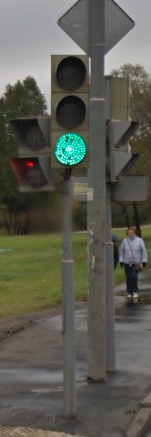
#> input picture Zrenie_3/img/1.png, 151 x 437 px
$ python main.py
#> lines starting #> are read from the running program, lines starting #| are printed output that depends on the picture; after the words box and inside, x2 and y2 are one past the last pixel; in counts of white or black regions, pixels touching at a corner belong together
import cv2
import numpy as np
from PIL import Image

img = Image.open('img/1.png')
#> img is the input picture: PIL image 151x437 RGBA; mean R, G, B, A 91.3, 91.5, 81.5, 255

width, height = img.size
#> width = 151; height = 437
print(width, height)
#| 151 437

############################################

# new_image = img.resize((600, 1000))

# new_image.save('img/1(resize).png')


greenLights = cv2.imread('img/1(resize).png')
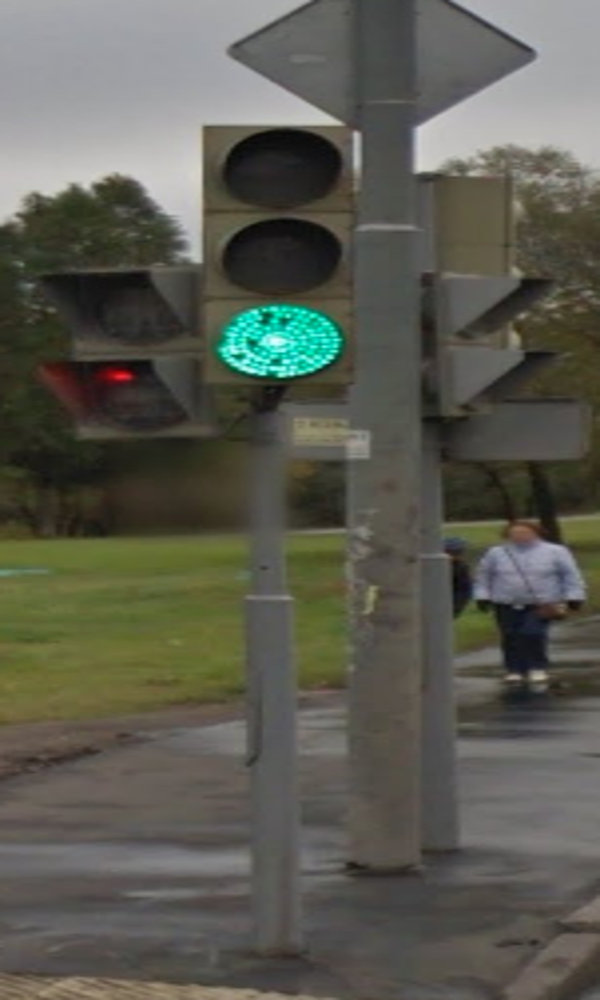
#> input picture Zrenie_3/img/1(resize).png, 600 x 1000 px
#> greenLights is the input picture: shape (1000, 600, 3); mean B, G, R 81.5, 91.5, 91.3

hsv_greenLights = cv2.cvtColor(greenLights, cv2.COLOR_BGR2HSV)
#> hsv_greenLights: shape (1000, 600, 3); mean H, S, V 42.3, 45, 94.7
# [11 lines of commented-out code are left out]


lower_green = np.array([50, 100, 100])
upper_green = np.array([100, 255, 255])


lower_green2 = np.array([160, 100, 100])
upper_green2 = np.array([220, 255, 255])

#######################        МАСКИ        ################################

mask_green1 = cv2.inRange(hsv_greenLights, lower_green, upper_green)
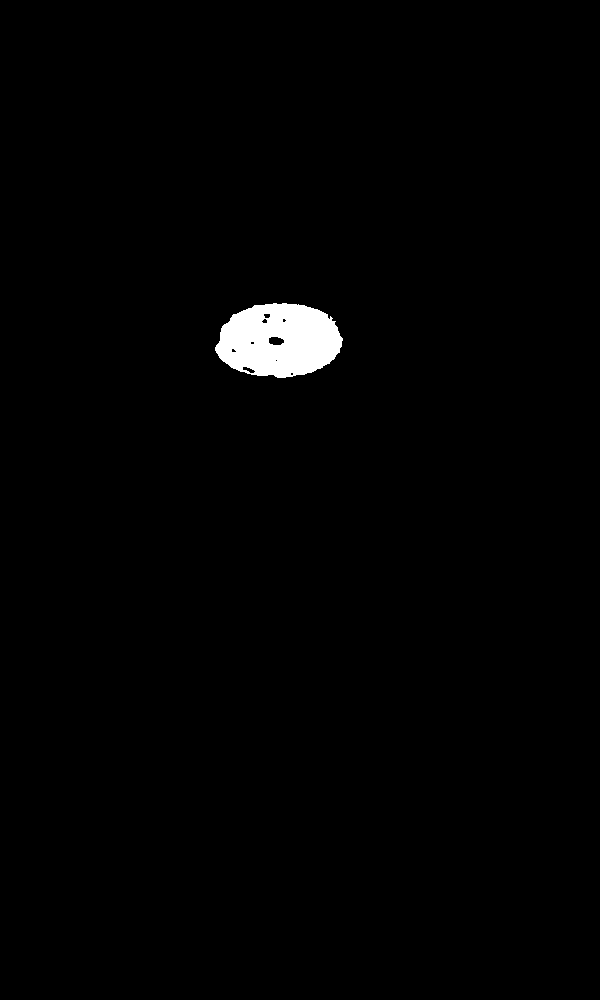
#> mask_green1: shape (1000, 600); 1.2% white; 1 white region
# mask_green2 = cv2.inRange(hsv_greenLights, lower_green2, upper_green2)


filt_green = cv2.bitwise_and(greenLights, greenLights, mask = mask_green1)

#filt_green = cv2.bitwise_or(mask_green1, mask_green2) не работает как надо

contours_green, _ = cv2.findContours(mask_green1, cv2.RETR_TREE, cv2.CHAIN_APPROX_SIMPLE)
#> contours_green = 10 contours, 5 with area under 20; largest, box (x1, y1, x2, y2) and area: (215, 303, 343, 378) 7235, (268, 336, 285, 346) 116, (242, 366, 256, 374) 50, (263, 313, 271, 319) 29, (261, 318, 268, 324) 21

for contur in contours_green:
    x,y,w,h = cv2.boundingRect(contur)
    cv2.rectangle(greenLights, (x, y), (x + w, y + h), (0, 255, 0), 2)
#> this loop made 10 passes
#> (x, y, w, h) on passes 1, 2, 3, 5, 6, 7, 8, 9, 10: (215, 303, 128, 75), (290, 372, 4, 4), (242, 366, 14, 8), (231, 348, 6, 5), (250, 341, 5, 4), (268, 336, 17, 10), (282, 318, 5, 5), (261, 318, 7, 6), (263, 313, 8, 6)
#> (contur, x, y, w, h) on pass 4: ([[275, 360], [276, 359], [277, 360], [276, 361]], 275, 359, 3, 3)
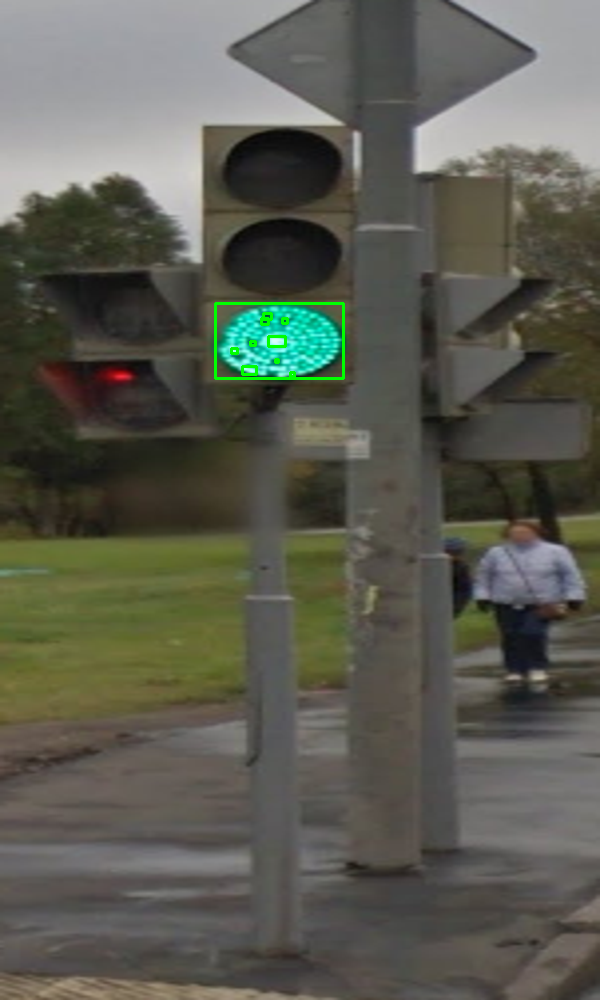
#> greenLights: shape (1000, 600, 3); 0.31% of pixels changed, all inside (x1, y1, x2, y2) = (214, 302, 345, 380)


cv2.imshow('img/1(resize).png', filt_green)

cv2.waitKey(0)
